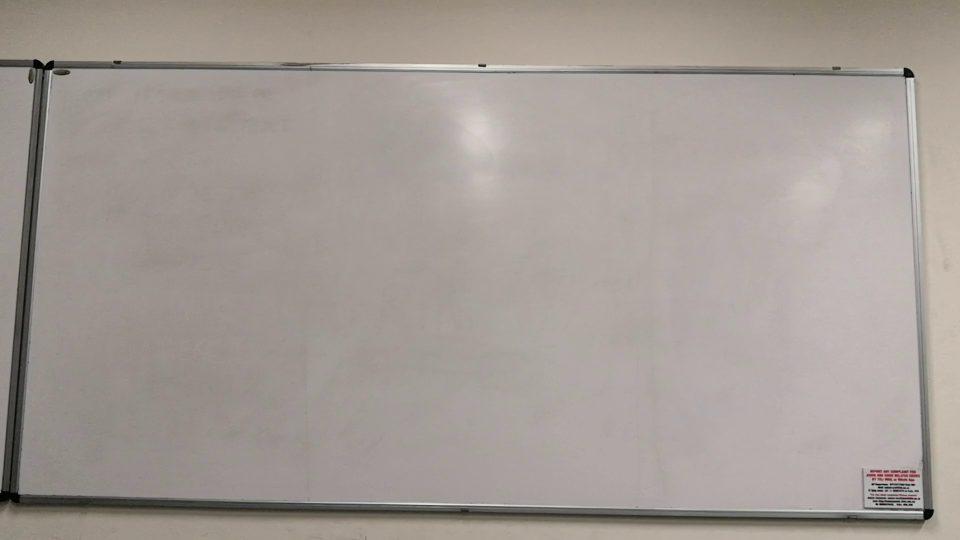
%> input picture Demo/board.png, 1920 x 1080 px (shown at 1/2 size)
$ octave corner_detection_demo.m   (GNU Octave 9; MATLAB toolbox functions it lacks are replaced by stand-ins)
%> lines starting %> are read from the running program, lines starting %| are printed output that depends on the picture; in (x1, y1, x2, y2) boxes, pixels count from 0 and x2, y2 are one past the last pixel; in counts of white or black regions, pixels touching at a corner belong together; the program's own positions count from 1
clear all;
close all;
clc;
I = imread('../Demo/board.png');
%> I is the input picture: size 1080x1920x3 uint8; mean R, G, B 162.8, 154.8, 149.5
I = imsharpen(I);
I_grey = rgb2gray(I);
imshow(I);
title('Original Image');
%%
clc;
% We Compute line equations
% The Hough transform returns line equations of the form
%   cos(theta)*x + sin(theta)*y = rho
% We first sort the lines according to angle. Since the whiteboard is
% approximately rectangular, this groups the lines into parallel
% lines

% [Gx,Gy] = imgradientxy(I_grey);
% G = abs(Gx) + abs(Gy);
BW = edge(I_grey);
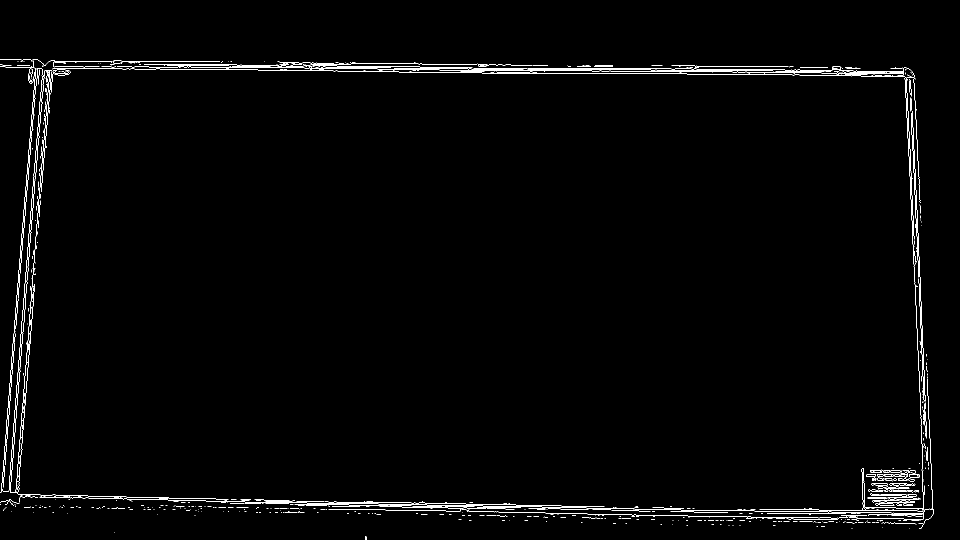
%> BW: size 1080x1920 logical (shown at 1/2 size); 1.4% white in thin lines or dots, all inside (x1, y1, x2, y2) = (0, 118, 1868, 1080)
[H,T,R] = hough(BW);
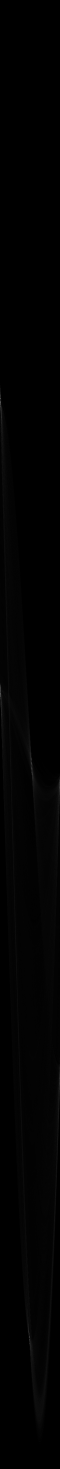
%> H: size 4405x180 double (shown at 1/3 size); min 0, max 773, mean 6.4; drawn with min black and max white
%> T = 180 values from -90 to 89; R = 4405 values from -2202 to 2202
[Width,Height] = size(BW);
%> Width = 1080; Height = 1920
P  = houghpeaks(H,4,'threshold',0);
%> P = [1208 2; 2066 1; 2318 96; 4010 88]
theta = T(P(:,2));
%> theta = [-89 -90 5 -3]
rho = R(P(:,1));
%> rho = [-995 -137 115 1807]

if (length(theta) < 4)
    fprintf('Could not find all lines\n');
    return;
end

% [18 lines of commented-out code are left out]
figure;
[~,order] = sort(abs(theta));
%> order = [4 3 1 2]
coefficients = [cos(theta' / 180 * pi), sin(theta' / 180 * pi), -rho'];
%> coefficients = [0.0175 -1 995; 6.12e-17 -1 137; 0.996 0.0872 -115; 0.999 -0.0523 -1807]
L1 = coefficients(order(1),:); % start with smallest angle
%> L1 = [0.999 -0.0523 -1807]
L2 = coefficients(order(2),:); % parallel to L1
%> L2 = [0.996 0.0872 -115]
L3 = coefficients(order(3),:); % perpendicular to L1 and L2
%> L3 = [0.0175 -1 995]
L4 = coefficients(order(4),:); % parallel to L3
%> L4 = [6.12e-17 -1 137]

% Compute p1, p2, p3, p4 as intersections of L1,...,L4;
% see above figure.
p = zeros(4,3);
p(1,:) = cross(L1,L3); % p1
p(2,:) = cross(L2,L3); % p2
p(3,:) = cross(L2,L4); % p3
p(4,:) = cross(L1,L4); % p4
p = p(:,1:2) ./ [p(:,3), p(:,3)];
%> p = [1863.3 1027.7; 28.33 995.6; 103.5 137; 1816.7 137]

pq = p;
%> pq has the same summary as p
% We now need to reorder the points such that they correspond to
% the physical document vertices

% Sort points into clockwise order (see above figure)
v = p(2,:) - p(1,:);
%> v = [-1835 -32.03]
w = p(3,:) - p(1,:);
%> w = [-1759.9 -890.7]
a = (v(1)*w(2) - w(1)*v(2)) / 2; % signed area of triangle (p1,p2,p3)
%> a = 789013.7
if (a < 0)
    p = p(end:-1:1,:); % reverse vertex order
end

% Make sure that first vertex p1 lies either topmost or leftmost,
% and lies at the start of a short side
edgeLen = [
    norm(p(1,:) - p(2,:));
    norm(p(2,:) - p(3,:));
    norm(p(3,:) - p(4,:));
    norm(p(4,:) - p(1,:))
    ];
%> edgeLen = [1835.3; 861.9; 1713.2; 891.9]
sortedEdgeLen = sort(edgeLen);
%> sortedEdgeLen = [861.9; 891.9; 1713.2; 1835.3]
startsShortEdge = (edgeLen' <= sortedEdgeLen(2)); % flag which ones are at a short edge
%> startsShortEdge = [false true false true]
% find the one that is closest to top left corner of image
idx = find(startsShortEdge,2);
%> idx = [2 4]
if (norm(p(idx(1),:)) < norm(p(idx(2),:)))
    p1Idx = idx(1);
%> p1Idx = 2
else
    p1Idx = idx(2);
end
order = mod(p1Idx - 1 : p1Idx + 2, 4) + 1; % reorder to start at right vertex
%> order = [2 3 4 1]
p = p(order,:);
%> p = [28.33 995.6; 103.5 137; 1816.7 137; 1863.3 1027.7]
p = p';
%> p = [28.33 103.5 1816.7 1863.3; 995.6 137 137 1027.7]
p = circshift(p,-1,2);
%> p = [103.5 1816.7 1863.3 28.33; 137 137 1027.7 995.6]
pd = p';
%> pd = [103.5 137; 1816.7 137; 1863.3 1027.7; 28.33 995.6]
% Diplay vertex order
for i = 1:4
    text(pd(i,1),pd(i,2),sprintf('%d',i),'BackgroundColor','white');
end
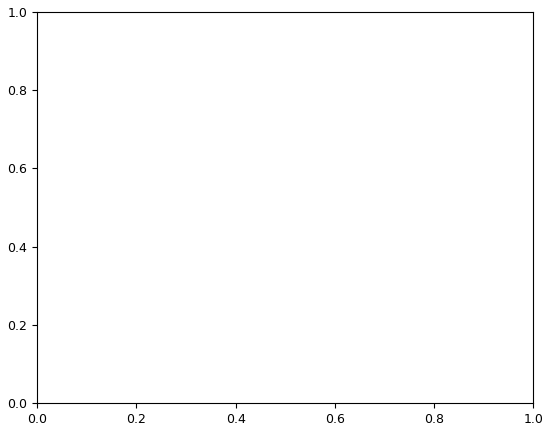
%> figure redrawn from the program's plot data

xmin = min(p(1,:))+5;
%> xmin = 33.33
ymin = min(p(2,:))+5;
%> ymin = 142
xmax = max(p(1,:))-5;
%> xmax = 1858.3
ymax = max(p(2,:))-5;
%> ymax = 1022.7
cr = [xmin,ymin,xmax-xmin,ymax-ymin];
%> cr = [33.33 142 1825 880.7]
cr_points = [xmin,ymin;xmax,ymin;xmax,ymax;xmin,ymax];
%> cr_points = [33.33 142; 1858.3 142; 1858.3 1022.7; 33.33 1022.7]

%> (the run ends here)
